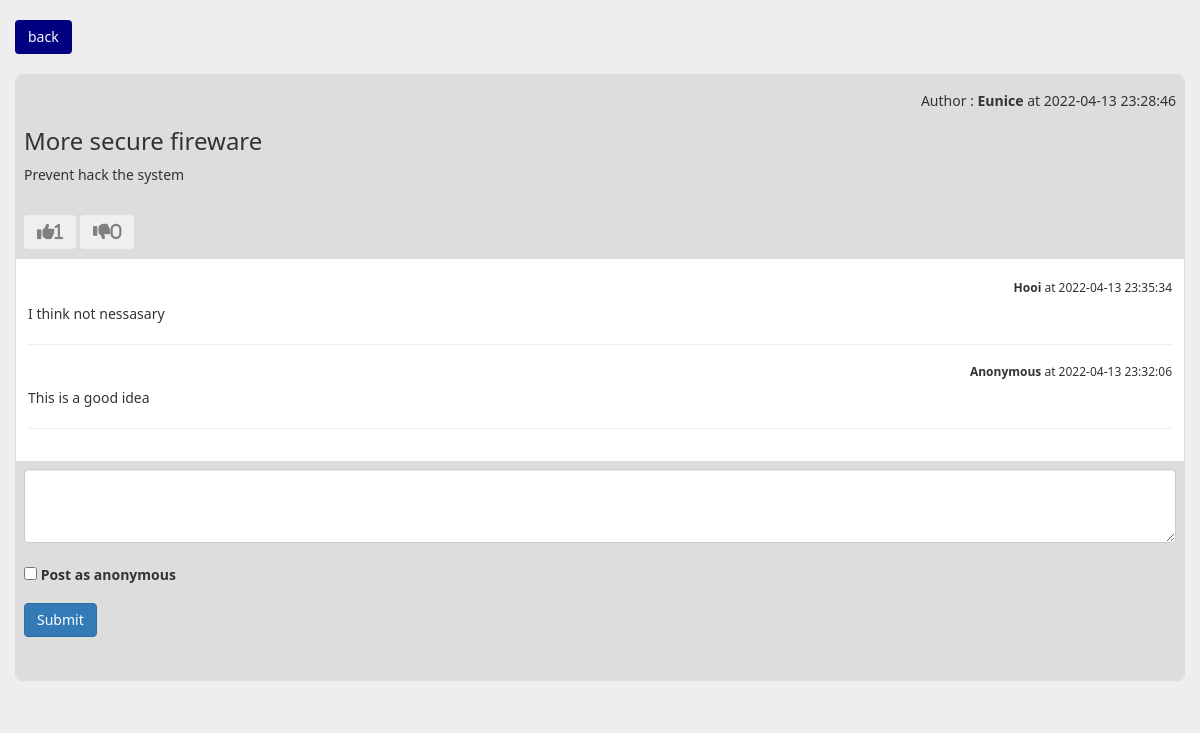
/comment.php?data=66, run on the app's committed database.
### tables this page shows
CREATE TABLE `managedata` (
  `dataID` int(11) NOT NULL,
  `staffID` int(11) DEFAULT NULL,
  `ideaID` int(11) NOT NULL,
  `commentID` int(11) DEFAULT NULL,
  `reactID` int(11) DEFAULT NULL
);

CREATE TABLE `staff` (
  `staffID` int(11) NOT NULL,
  `username` varchar(20) NOT NULL,
  `fName` varchar(20) NOT NULL,
  `lName` varchar(20) NOT NULL,
  `gender` varchar(6) NOT NULL,
  `phoneNo` varchar(12) NOT NULL,
  `email` varchar(30) NOT NULL,
  `password` varchar(20) NOT NULL,
  `image` varchar(200) DEFAULT NULL,
  `role` varchar(30) NOT NULL,
  `departmentID` int(11) DEFAULT NULL
);

CREATE TABLE `idea` (
  `ideaID` int(11) NOT NULL,
  `ideaTitle` varchar(50) NOT NULL,
  `ideaText` text NOT NULL,
  `commentClosureDate` date DEFAULT NULL,
  `supportDoc` varchar(200) NOT NULL,
  `postDate` date NOT NULL,
  `postTime` time NOT NULL,
  `anonymous` varchar(10) DEFAULT NULL,
  `view` int(11) NOT NULL,
  `categoryID` int(11) NOT NULL
);

CREATE TABLE `comment` (
  `commentID` int(11) NOT NULL,
  `commentText` text NOT NULL,
  `commentDate` date NOT NULL,
  `commentTime` time NOT NULL,
  `commentAnonymous` varchar(10) NOT NULL
);

### comment.php (the view, shortened to what this page needs)
<?php
	include('conn.php');
?>
<!DOCTYPE html>
<html lang="en">
	<head>
		<link rel="stylesheet" href="https://maxcdn.bootstrapcdn.com/bootstrap/3.4.1/css/bootstrap.min.css">
	</head>
	<body>
		<?php
		if(isset($_GET['data']))
		{
			$data = $_GET['data'];
	?>
			<br>
			<div class="w3-container" style ="width:100%">
					<div class="container-fluid">
<button type="button" class="btn" style="background-color:navy;"><a href="discussion.php" style="text-decoration: none; color:white;">back</a></button>
<br><br>
			<div class="card card-default">
				<?php
				$staffID = $_SESSION['staffID'];
				$query1 = mysqli_query($conn,"SELECT * FROM idea WHERE ideaID = '$data'");
				while($rows = mysqli_fetch_array($query1))
				{
					$ideaID = $rows['ideaID'];
					$date = $rows['postDate'];
					$time = $rows['postTime'];
					$ideaTitle = $rows['ideaTitle'];
					$message = $rows['ideaText'];
					$anonymous = $rows['anonymous'];
					$supportDoc = $rows['supportDoc'];
					if ($anonymous == 'anonymous')
					{
				?>
						<div class="card-header">
						<form method = "POST">
							<h5>Author : <b><?php echo $anonymous;?></b> at <?php echo $date;?> <?php echo $time;?></h5>
							<h3><?php echo $ideaTitle;?></h3><p><?php echo $message;?></p>
							<br>
					<?php
							if($supportDoc !='document/')
							{
						?>
								<p>Support Document: <a href='DiscussionPage.php?dow=$supportDoc'>Click to Download</a></p>
								<br>
						<?php
							}
							?>
							<?php
							$sqllike = "SELECT thumbUp FROM react JOIN managedata ON react.reactID = managedata.reactID WHERE ideaID = '$ideaID' && thumbUp = '1'";
							if ($result= mysqli_query($conn,$sqllike))
							{
								$rowcountlike = mysqli_num_rows($result);
							}
							$sqlunlike = "SELECT thumbDown FROM react JOIN managedata ON react.reactID = managedata.reactID WHERE ideaID = '$ideaID' && thumbDown = '1'";
							if ($result= mysqli_query($conn,$sqlunlike))
							{
								$rowcountunlike = mysqli_num_rows($result);
							}
							$sqlreact =  mysqli_query($conn,"SELECT * FROM react JOIN managedata ON react.reactID = managedata.reactID WHERE ideaID = '$ideaID' AND staffID = '$staffID'");
							if($result= mysqli_fetch_array($sqlreact))
							{
								$thumbUp = $result['thumbUp'];
								$thumbDown = $result['thumbDown'];
								if($thumbUp == 1)
								{
									?>
												<button class="btn" type="submit" name="thumbup" value = "<?php echo $data;?>" style="color:green"><i class="fa fa-thumbs-up fa-lg" ><?php echo $rowcountlike ?></i></button>
												<button class="btn" type="submit" name="thumbdown" value = "<?php echo $data;?>" style="color:grey"><i class="fa fa-thumbs-down fa-lg" ><?php echo $rowcountunlike ?></i></button>
								<?php
								}
								else
								if ($thumbDown == 1)
								{
											?>
												<button class="btn" type="submit" name="thumbup" value = "<?php echo $data;?>"  style="color:grey"><i class="fa fa-thumbs-up fa-lg" ><?php echo $rowcountlike ?></i></button>
												<button class="btn" type="submit" name="thumbdown"  value = "<?php echo $data;?>"  style="color:red"><i class="fa fa-thumbs-down fa-lg" ><?php echo $rowcountunlike ?></i></button>
											<?php
								}
							}
							else
							{
											?>
												<button class="btn" type="submit" name="thumbup" value = "<?php echo $data;?>"  style="color:grey"><i class="fa fa-thumbs-up fa-lg" ><?php echo $rowcountlike ?></i></button>
												<button class="btn" type="submit" name="thumbdown"  value = "<?php echo $data;?>"  style="color:grey"><i class="fa fa-thumbs-down fa-lg" ><?php echo $rowcountunlike ?></i></button>
											<?php
							}
							?>
							</form>
						</div>
						<div class="card-body">
						<?php
							$comment = mysqli_query($conn,"SELECT * FROM comment JOIN managedata ON comment.commentID = managedata.commentID JOIN idea ON managedata.ideaID = idea.ideaID WHERE `idea`.`ideaID` ='$ideaID' AND  `managedata`.`reactID` IS NULL ORDER BY `comment`.`commentID` DESC");
							if (mysqli_num_rows($comment) > 0)
								{
									while($rows = mysqli_fetch_array($comment))
									{
										$comID = $rows['commentID'];
										$comDate = $rows['commentDate'];
										$comTime = $rows['commentTime'];
										$comText = $rows['commentText'];
										$comAnonymous = $rows['commentAnonymous'];
										if (!empty($comAnonymous))
										{			echo " <h6><b>$comAnonymous</b> at $comDate $comTime </h6>
										<p>$comText</p><hr>";
									}
									else
									{
													$commentSTAFF = mysqli_query($conn,"SELECT * FROM staff JOIN managedata ON staff.staffID = managedata.staffID JOIN comment ON managedata.commentID  = comment.commentID JOIN idea ON managedata.ideaID = idea.ideaID WHERE `comment`.`commentID` ='$comID' AND `managedata`.`reactID` IS NULL");
								while($rows2 = mysqli_fetch_array($commentSTAFF))
										{
											$comName = $rows2['fName'];
											echo " <h6><b>$comName</b> at $comDate $comTime </h6>
											<p>$comText</p><hr>";
										}
									}
								}
							}
							else
							{
								echo "<label>Be the first to comment</label>";
							}
						?>
						</div>
						<div class="card-footer">
							<form method = "POST" id = "Comment">
								<div class="form-group">
									<textarea name = "message" class="form-control rounded-0" id="exampleFormControlTextarea2" rows="3"></textarea>
									<input type="hidden" name = "ideaID" value = "<?php echo $ideaID ;?>"/>
									<br>
									<div style="float:left">
										<input class="form-check-input" type="checkbox" id="inlineCheckbox1" name="anonymous" value="anonymous">
										<label class="form-check-label" for="inlineCheckbox1">Post as anonymous</label><br><br><br><br>
									</div>
							</form>
						</div>
					<?php
					}
					else
					{
						$query2 = mysqli_query($conn,"SELECT * FROM staff JOIN managedata ON staff.staffID = managedata.staffID JOIN idea ON managedata.ideaID = idea.ideaID WHERE `idea`.`ideaID` ='$ideaID'  AND  `managedata`.`reactID` IS NULL AND  `managedata`.`commentID` IS NULL");
						while($rows = mysqli_fetch_array($query2))
						{
							$date = $rows['postDate'];
							$time = $rows['postTime'];
							$title = $rows['ideaTitle'];
							$message = $rows['ideaText'];
							$name = ucfirst($rows['fName']);
					?>
							<div class="card-header">
							<form method = "POST">
								<h5>Author : <b><?php echo $name;?></b> at <?php echo $date;?> <?php echo $time;?></h5>
								<h3><?php echo $title ?></h3><p><?php echo $message;?></p>
								<br>
							<?php
							$sqllike = "SELECT thumbUp FROM react JOIN managedata ON react.reactID = managedata.reactID WHERE ideaID = '$ideaID' && thumbUp = '1' ";
							if ($result= mysqli_query($conn,$sqllike))
							{
								$rowcountlike = mysqli_num_rows($result);
							}
							$sqlunlike = "SELECT thumbDown FROM react JOIN managedata ON react.reactID = managedata.reactID WHERE ideaID = '$ideaID' && thumbDown = '1'";
							if ($result= mysqli_query($conn,$sqlunlike))
							{
								$rowcountunlike = mysqli_num_rows($result);
							}
							$sqlreact =  mysqli_query($conn,"SELECT * FROM react JOIN managedata ON react.reactID = managedata.reactID WHERE ideaID = '$ideaID' AND staffID = '$staffID'");
							if($result= mysqli_fetch_array($sqlreact))
							{
								$thumbUp = $result['thumbUp'];
								$thumbDown = $result['thumbDown'];
								if($thumbUp == 1)
								{
									?>
												<button class="btn" type="submit" name="thumbup" value = "<?php echo $data;?>" style="color:green"><i class="fa fa-thumbs-up fa-lg" ><?php echo $rowcountlike ?></i></button>
												<button class="btn" type="submit" name="thumbdown" value = "<?php echo $data;?>" style="color:grey"><i class="fa fa-thumbs-down fa-lg" ><?php echo $rowcountunlike ?></i></button>
								<?php
								}
								else
								if ($thumbDown == 1)
								{
											?>
												<button class="btn" type="submit" name="thumbup" value = "<?php echo $data;?>"  style="color:grey"><i class="fa fa-thumbs-up fa-lg" ><?php echo $rowcountlike ?></i></button>
												<button class="btn" type="submit" name="thumbdown"  value = "<?php echo $data;?>"  style="color:red"><i class="fa fa-thumbs-down fa-lg" ><?php echo $rowcountunlike ?></i></button>
											<?php
								}
							}
							else
							{
											?>
												<button class="btn" type="submit" name="thumbup" value = "<?php echo $data;?>"  style="color:grey"><i class="fa fa-thumbs-up fa-lg" ><?php echo $rowcountlike ?></i></button>
												<button class="btn" type="submit" name="thumbdown"  value = "<?php echo $data;?>"  style="color:grey"><i class="fa fa-thumbs-down fa-lg" ><?php echo $rowcountunlike ?></i></button>
											<?php
							}
							?>
							</form>
							</div>
							<div class="card-body">
							<?php
								$comment = mysqli_query($conn,"SELECT * FROM comment JOIN managedata ON comment.commentID = managedata.commentID JOIN idea ON managedata.ideaID = idea.ideaID WHERE `idea`.`ideaID` ='$ideaID' AND `managedata`.`reactID` IS NULL ORDER BY `comment`.`commentID` DESC");
								if (mysqli_num_rows($comment) > 0)
								{
									while($rows = mysqli_fetch_array($comment))
									{
										$comID = $rows['commentID'];
										$comDate = $rows['commentDate'];
										$comTime = $rows['commentTime'];
										$comText = $rows['commentText'];
										$comAnonymous = $rows['commentAnonymous'];
										if (!empty($comAnonymous))
										{
											echo " <h6><b>$comAnonymous</b> at $comDate $comTime </h6>
											<p>$comText</p><hr>";
										}
										else
										{
											$commentSTAFF = mysqli_query($conn,"SELECT * FROM staff JOIN managedata ON staff.staffID = managedata.staffID JOIN comment ON managedata.commentID  = comment.commentID JOIN idea ON managedata.ideaID = idea.ideaID WHERE `comment`.`commentID` ='$comID' AND `managedata`.`reactID` IS NULL");
								while($rows2 = mysqli_fetch_array($commentSTAFF))
											{
												$comName = $rows2['fName'];
												echo " <h6><b>$comName</b> at $comDate $comTime </h6>
												<p>$comText</p><hr>";
											}
										}
									}
								}
								else
								{
									echo "<label>Be the first to comment</label>";
								}
							?>
							</div>
							<div class="card-footer">
								<form method = "POST" id = "Comment">
									<div class="form-group">
										<textarea name = "message" class="form-control rounded-0" id="exampleFormControlTextarea2" rows="3"></textarea>
										<br>
										<div style="float:left">
											<input class="form-check-input" type="checkbox" id="inlineCheckbox1" name="anonymous" value="anonymous">
											<label class="form-check-label" for="inlineCheckbox1">Post as anonymous</label>
										</div>
										<br><br>
										<button type = "submit" name ="comment" class="btn btn-primary">Submit</button></br></br>
									</div>
								</form>
							</div>
						<?php
						}
					}
				}
				?>
			</div>
		</div>
		</div>
	<?php
		}
	?>
	</body>
</html>

### comment.php (style rules this page uses)
body { margin: 0px; font-family: 'segoe ui'; background-color:#eee; }
button { cursor: pointer; outline: 0; color: #AAA; }
.card { background-color: #fff; border: 1px solid transparent; border-radius: 6px; }
.card .card-body { display: table; width: 100%; padding: 12px; }
.card .card-header { border-radius: 6px 6px 0 0; padding: 8px; }
.card .card-footer { border-radius: 0 0 6px 6px; padding: 8px; }
.card-default { border-color: #ddd; background-color: #fff; margin-bottom: 24px; }
.card-default > .card-header { color: #333; background-color: #ddd; }
.card-default > .card-header { border-bottom: 2px solid #ddd; padding: 8px; }
.card-default > .card-header h5, .card-default > .card-body h6 { text-align:right; }
.card-default > .card-footer { padding: 8px; background-color: #ddd; }
.card-default > .card-body { color: #333; }

### data on the page
managedata: staffID.fName "Eunice", ideaID.postDate "2022-04-13", ideaID.postTime "23:28:46", ideaID.ideaTitle "More secure fireware", ideaID.ideaText "Prevent hack the system", rowcountlike "1", rowcountunlike "0"
managedata: staffID.fName "Hooi", commentID.commentDate "2022-04-13", commentID.commentTime "23:35:34", commentID.commentText "I think not nessasary"
managedata: commentID.commentAnonymous "Anonymous", commentID.commentDate "2022-04-13", commentID.commentTime "23:32:06", commentID.commentText "This is a good idea"
